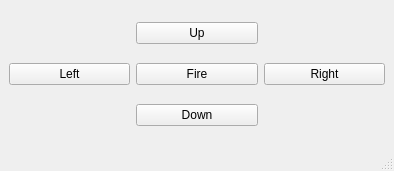
<?xml version="1.0" encoding="UTF-8"?>
<ui version="4.0">
 <class>mainWindow</class>
 <widget class="QMainWindow" name="mainWindow">
  <property name="geometry">
   <rect>
    <x>0</x>
    <y>0</y>
    <width>394</width>
    <height>171</height>
   </rect>
  </property>
  <property name="windowTitle">
   <string>Armageddon</string>
  </property>
  <widget class="QWidget" name="centralwidget">
   <layout class="QGridLayout" name="gridLayout">
    <item row="0" column="1">
     <widget class="QPushButton" name="upButton">
      <property name="text">
       <string>Up</string>
      </property>
      <property name="shortcut">
       <string>Up</string>
      </property>
     </widget>
    </item>
    <item row="1" column="0">
     <widget class="QPushButton" name="leftButton">
      <property name="text">
       <string>Left</string>
      </property>
      <property name="shortcut">
       <string>Left</string>
      </property>
     </widget>
    </item>
    <item row="1" column="1">
     <widget class="QPushButton" name="fireButton">
      <property name="text">
       <string>Fire</string>
      </property>
      <property name="shortcut">
       <string>Return</string>
      </property>
     </widget>
    </item>
    <item row="1" column="2">
     <widget class="QPushButton" name="rightButton">
      <property name="text">
       <string>Right</string>
      </property>
      <property name="shortcut">
       <string>Right</string>
      </property>
     </widget>
    </item>
    <item row="2" column="1">
     <widget class="QPushButton" name="downButton">
      <property name="text">
       <string>Down</string>
      </property>
      <property name="shortcut">
       <string>Down</string>
      </property>
     </widget>
    </item>
   </layout>
  </widget>
  <widget class="QStatusBar" name="statusbar"/>
 </widget>
 <resources/>
 <connections/>
</ui>
